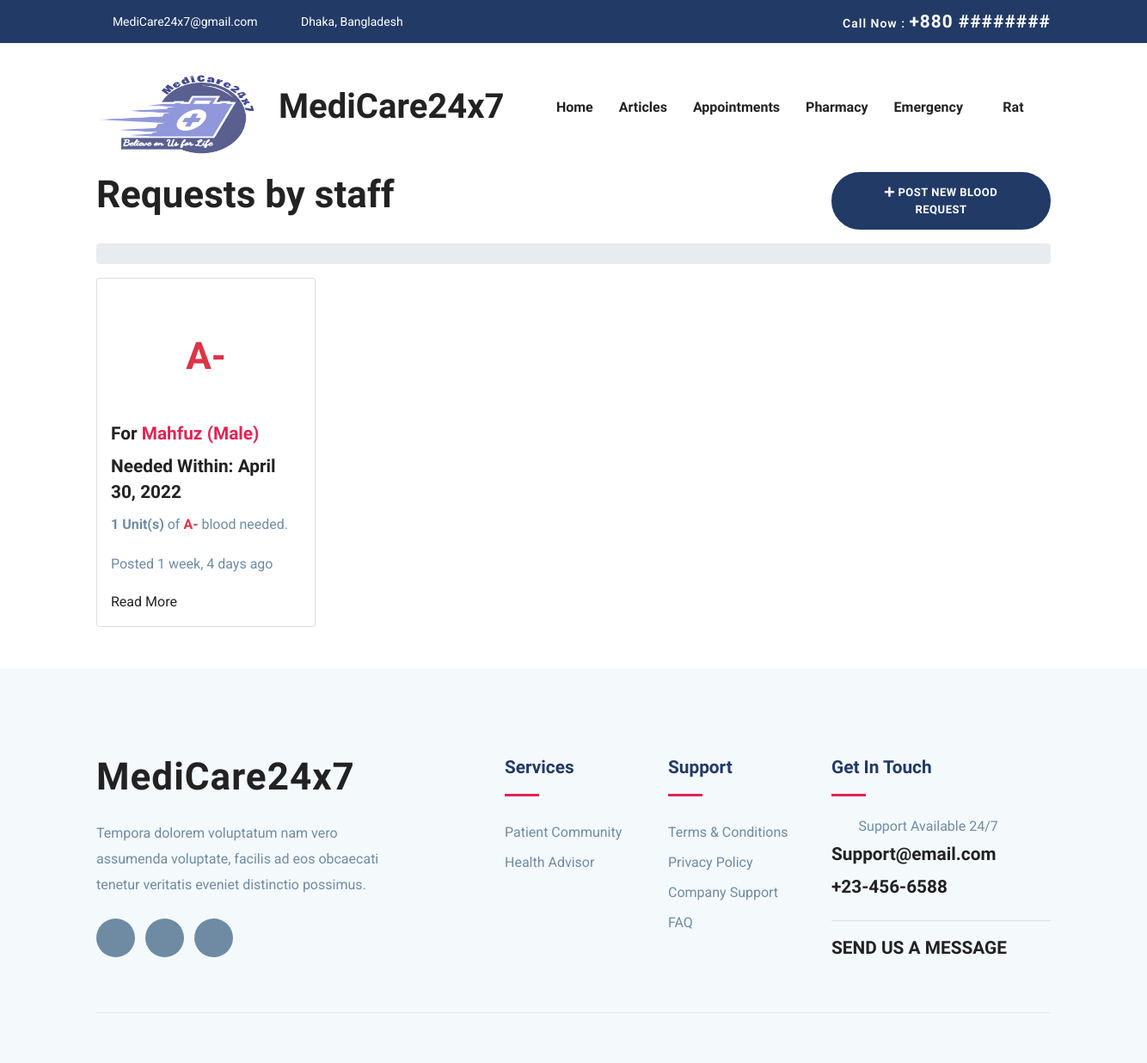
Screenshot of /requests/3 (signed in) with the database file from the repository.
### accounts/models.py (models this page shows, shortened)
class UserModel(AbstractBaseUser, PermissionsMixin):
    email = models.EmailField(max_length=255, unique=True)  # Email
    name = models.CharField(max_length=255)  # Name
    is_patient = models.BooleanField(default=False)  # True if patient
    is_doctor = models.BooleanField(default=False)  # True if doctor
    is_active = models.BooleanField(default=True)  # True if active
    is_staff = models.BooleanField(default=False)
    is_admin = models.BooleanField(default=False)
    is_superuser = models.BooleanField(default=False)
    date_joined = models.DateTimeField(auto_now_add=True)
    USERNAME_FIELD = 'email'
    REQUIRED_FIELDS = ['name']  # Email & Password are required by default.
    objects = MyUserManager()  # User manager for the User Model
    def __str__(self):
        return self.email

### blood_donation/models.py (models this page shows, shortened)
class BloodRequestModel(models.Model):
    user = models.ForeignKey(UserModel, on_delete=models.CASCADE) # user who requested blood
    patient_name = models.CharField(max_length=100) # patient's name
    gender = models.CharField(max_length=255)
    blood_group = models.CharField(max_length=255)
    quantity = models.IntegerField() # quantity of blood requested
    location = models.TextField(max_length=255)
    is_emergency = models.BooleanField(default=False) # is this request for an emergency
    is_active = models.BooleanField(default=True) # is this request active
    needed_within = models.DateField() # when is the blood needed
    phone = models.CharField(max_length=20)
    note = models.TextField(blank=True, null=True)
    posted_on = models.DateTimeField(auto_now_add=True)

### blood_donation/views.py (the view)
# urls.py: path('requests/<int:pk>', views.users_requests_view, name='users-requests'), # path for user requests
@login_required(login_url="login")
def users_requests_view(request, pk):  # users requests page
    user = UserModel.objects.get(id=pk) # get the user
    blood_requests = BloodRequestModel.objects.filter(user=user).order_by('-posted_on') # get all the blood requests of the user by order of posted date on descending order
    paginator = Paginator(blood_requests, 16) # show 16 requests per page
    page = request.GET.get('page', 1) # get the page number
    try:
        blood_requests = paginator.page(page) # get the requested page
    except PageNotAnInteger: # if page is not an integer, deliver first page
        blood_requests = paginator.page(1)
    except EmptyPage: # if page is out of range, deliver last page of results
        blood_requests = paginator.page(paginator.num_pages)
    context = {
        'user': user,
        'blood_requests': blood_requests,
    }
    return render(request, 'blood_donation/user-requests.html', context)

### templates/blood_donation/user-requests.html (shortened to what this page needs)
{% extends "base.html" %}
{% load static %}
{% block content %}
<section>
    <div class="container">
        <div class="row">
            <div class="col-lg-6 col-md-12">
                <div class="blog-breadcrumbs-area">
                    <div class="blog-breadcrumbs-left">
                        <h2>Requests by {{ user.name }}</h2>
                    </div>
                </div>
            </div>
            <div class="col-lg-3 col-md-12">
            </div>
            <div class="col-lg-3 col-md-12">
                {% if user.is_authenticated %}
                <a href="{% url 'blood-donation-post-request' %}"
                   class="btn btn-main btn-round-full text-center"><i
                        class="fa fa-plus"></i>
                    <span>Post New Blood Request</span>
                </a>
                {% endif %}
            </div>
        </div>
        <div class="row mt-3">
            <div class="col-lg-12">
                <div class="blog-breadcrumbs-right">
                    <ol class="breadcrumb">
                    </ol>
                </div>
            </div>
        </div>
    </div>
    <div class="container">
        <div class="row">
            <div class="col-lg-12">
                <div class="row mb-5">
                    {% for post in blood_requests %}
                    <div class="col-lg-3 col-md-3 col-sm-4">
                        <div class="card p-3 rounded">
                            <div class="single-blog-right">
                                <div class="m-5">
                                    <p class="h2 text-center text-danger">{{ post.blood_group }}</p>
                                </div>
                                <div class="blog-author">
                                    <h4>For
                                        <span class="text-color-2">{{ post.patient_name }}
                                            ({{ post.gender }})</span>
                                    </h4>
                                </div>
                                <div class="blog-content">
                                    <h4>Needed Within: {{ post.needed_within }}</h4>
                                    <p><strong class="strong">{{ post.quantity }} Unit(s)</strong> of
                                        <strong class="text-danger">{{ post.blood_group }}</strong>
                                        blood needed.</p>
                                    <p>Posted {{ post.posted_on|timesince }} ago</p>
                                    <div class="readmore_area">
                                        <a href="{% url 'blood-donation-request-detail' post.id %}"
                                           data-hover="Read More"><span>Read More</span></a>
                                    </div>
                                </div>
                            </div>
                        </div>
                    </div>
                    {% endfor %}
                </div>
            </div>
        </div>
    </div>
</section>
{% endblock %}

### templates/navbar.html (shortened to what this page needs)
{% load static %}
<nav class="navbar navbar-expand-lg navigation" id="navbar">
    <div class="container">
        <a class="navbar-brand" href="{% url 'home' %}">
            <h1><img src="{% static 'images/logo1.png' %}" alt="" class="img-fluid" style="width: 212px ;height: 106px;">MediCare24x7</h1>
        </a>
        <div class="collapse navbar-collapse" id="navbarmain">
            <ul class="navbar-nav ml-auto">
                <li class="nav-item active">
                    <a class="nav-link" href="{% url 'home' %}">Home</a>
                </li>
                <li class="nav-item"><a class="nav-link" href="#">Articles</a></li>
                {% if request.user.is_authenticated and request.user.is_doctor %}
                <li class="nav-item">
                    <a class="nav-link" href="{%url 'doctor-all-appointments'%}">Appointments</a>
                </li>
                <li class="nav-item">
                    <a class="nav-link" href="{%url 'heart-risk'%}">Test Prediction</a>
                </li>
                {% elif request.user.is_authenticated and request.user.is_patient %}
                <li class="nav-item">
                    <a class="nav-link" href="{%url 'patient-all-appointments'%}">Appointments</a>
                </li>
                <li class="nav-item">
                    <a class="nav-link" href="{% url 'pharmacy-home' %}">Pharmacy</a>
                </li>
                {% endif %}
                {% if request.user.is_authenticated %}
                <li class="nav-item dropdown">
                    <a class="nav-link dropdown-toggle" href="" id="dropdown02"
                       data-toggle="dropdown" aria-haspopup="true" aria-expanded="false">Emergency <i
                            class="icofont-thin-down"></i></a>
                            Others Blood Request</a></li>
                    </ul>
                {% endif %}
                {% if request.user.is_authenticated %}
                <li class="nav-item dropdown">
                    <a class="nav-link dropdown-toggle" href="#" id="dropdown03" data-toggle="dropdown"
                       aria-haspopup="true" aria-expanded="false">{{ request.user.name }} <i
                            class="icofont-thin-down"></i></a>
                </li>
                {% endif %}
        </div>
    </div>
</nav>

### static-files/css/style.css (style rules this page uses)
html { overflow-x: hidden; }
body { line-height: 1.6; font-family: "Roboto", sans-serif; -webkit-font-smoothing: antialiased; font-size: 16px; color: #6F8BA4; font-weight: 400; }
h1, .h1, h2, .h2, h3, .h3, h4, .h4, h5, .h5, h6, .h6 { font-family: "Exo", sans-serif; font-weight: 700; color: #222; }
h1, .h1 { font-size: 2.5rem; }
h2, .h2 { font-size: 44px; }
h4, .h4 { font-size: 1.3rem; line-height: 30px; }
p { line-height: 30px; }
.btn { display: inline-block; font-size: 14px; font-size: 0.8125rem; font-weight: 700; letter-spacing: .5px; padding: .75rem 2rem; font-family: "Exo", sans-serif; text-transform: uppercase; border-radius: 5px; border: 2px solid transparent; transition: all .35s ease; }
.btn-main { background: #223a66; color: #fff; border-color: #223a66; }
.btn-round-full { border-radius: 50px; }
a { color: #222; text-decoration: none; transition: all .35s ease; }
#navbarmain { padding: 20px 0px; }
#navbarmain .nav-link { font-weight: 600; padding: 10px 15px; color: #222; font-family: "Exo", sans-serif; text-transform: capitalize; font-size: 16px; transition: all .25s ease; }
.dropdown-toggle::after { display: none; }
.navbar-brand { margin-top: 10px; }
.text-color-2 { color: #e12454; }

### rows the page displays
UserModel: user.name "Rat"
UserModel: name "staff"
BloodRequestModel: blood_group "A-", patient_name "Mahfuz", gender "Male", needed_within "April 30, 2022", quantity "1", posted_on "1 week, 4 days"
